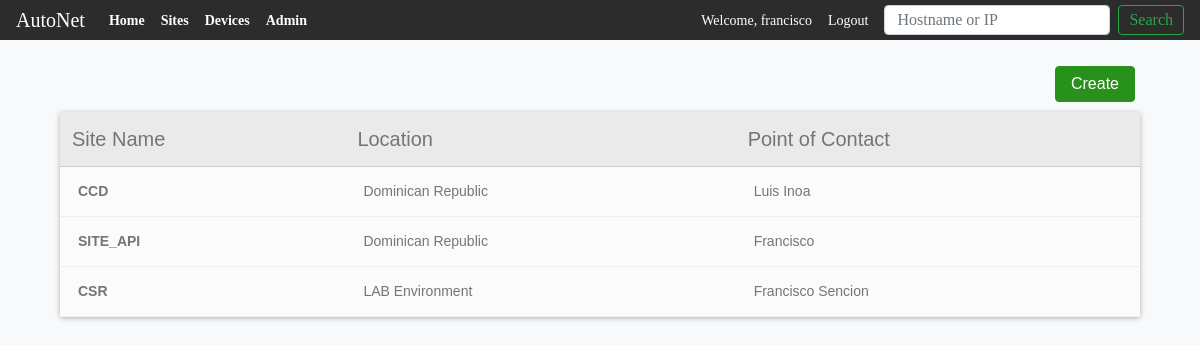
Page /sites (signed in) on the earlier database version.
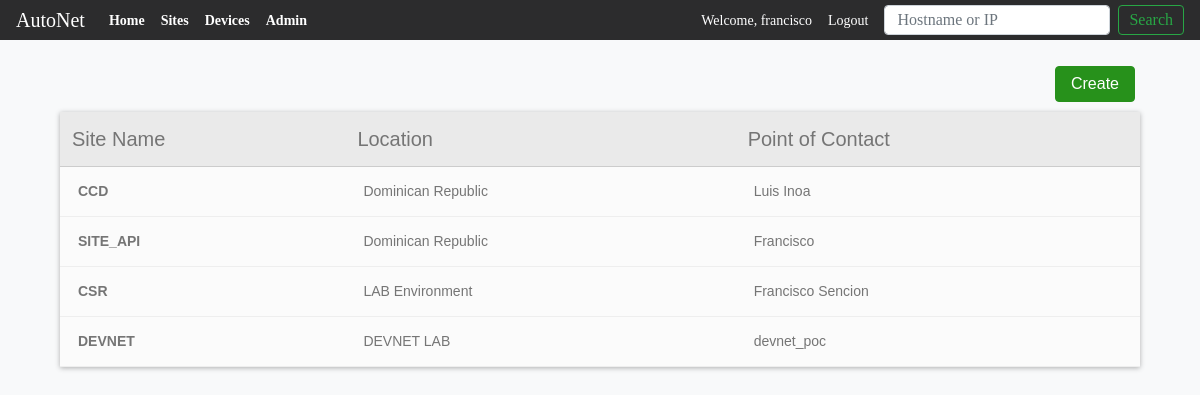
Same page on the later database version.
### main_app/models.py (models this page shows, shortened)
class Sites(models.Model):
    site_name = models.CharField(max_length=100)
    site_location = models.CharField(max_length=250)
    uuid = models.UUIDField( #used by the API to look up the record
                            db_index=True,
                            default=uuid_lib.uuid4,
                            editable=False)
    site_address = models.CharField(max_length=400, null=True)
    site_poc_name = models.CharField(max_length=100)
    site_poc_number = models.CharField(max_length=30)

### main_app/views.py (the view)
# urls.py: path('sites', views.SitesListView.as_view(), name='viewsites'),
class SitesListView(LoginRequiredMixin, ListView):
    context_object_name = 'sites'
    model = models.Sites
    paginate_by = 10

### main_app/templates/main_app/sites_list.html (shortened to what this page needs)
{% extends 'main_app/main_app_base.html' %}
{%block content %}
  <div class="" style="width: 90%; margin-left: auto; margin-right: auto;">
      <a href="{% url 'main_app:createsite' %}">
        <input class="btn-class float-right" id="btn-save" type="submit" value="Create">
      </a>
      <table id="device-table1">
        <table class="ctable ctable-noSideBorder">
          <thead class="layout">
            <th>Site Name</th>
            <th>Location</th>
            <th>Point of Contact</th>
          </thead>
          <tbody>
            {% for site in sites %}
            <tr >
                <td><a href="sites/{{ site.id }}">{{site.site_name}}</a></td>
                <td>{{site.site_location}}</td>
                <td>{{site.site_poc_name}}</td>
            </tr>
            {%endfor%}
          </tbody>
        </table>
      </table>
    </div>
{%endblock content %}

Differences in the rows shown:
added Sites: site_name "DEVNET", site_location "DEVNET LAB", site_poc_name "devnet_poc"
